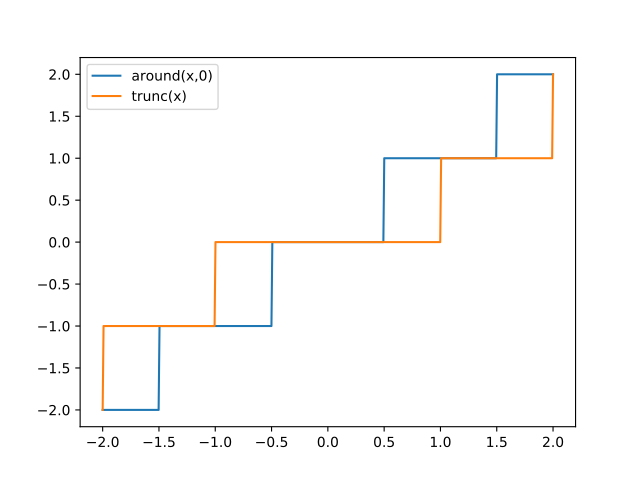

The script that drew this image:
from pylab import *

x = linspace(-2, 2, 500)
plot(x, around(x,0), label="around(x,0)")
plot(x, trunc(x), label="trunc(x)")
legend()

show()
